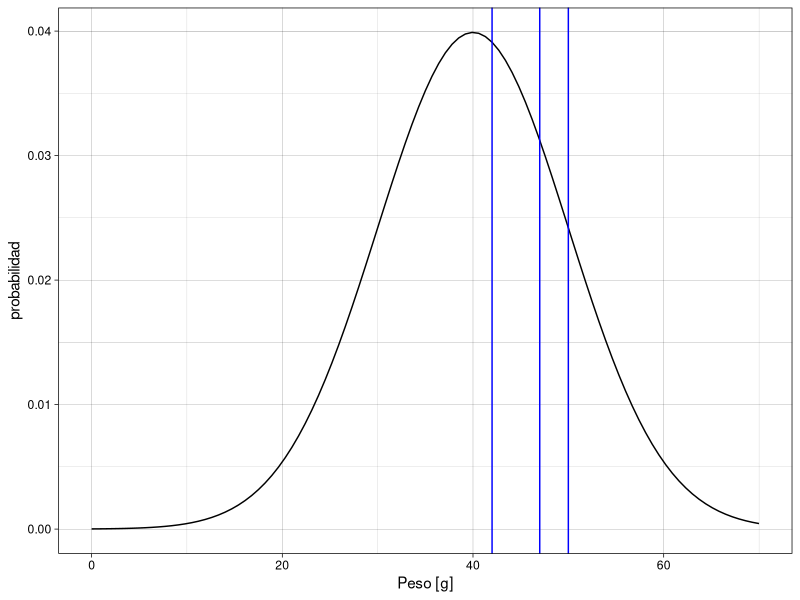
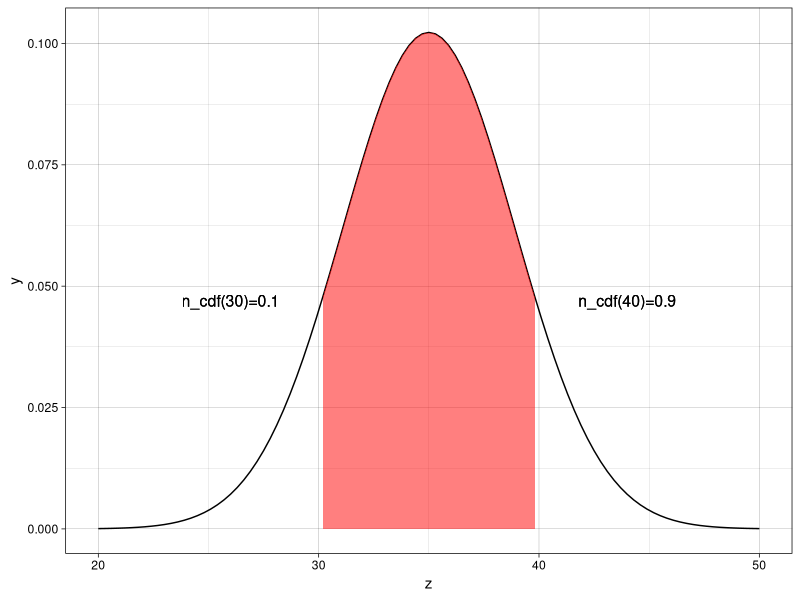
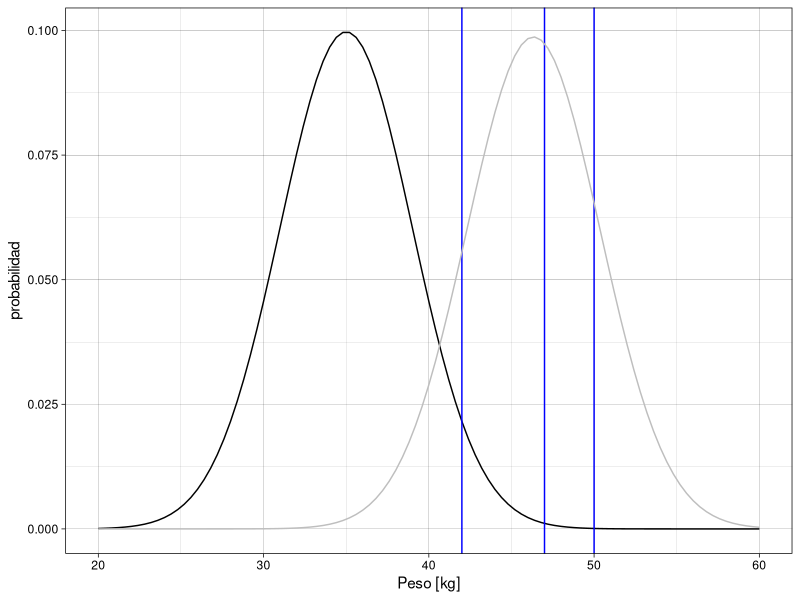
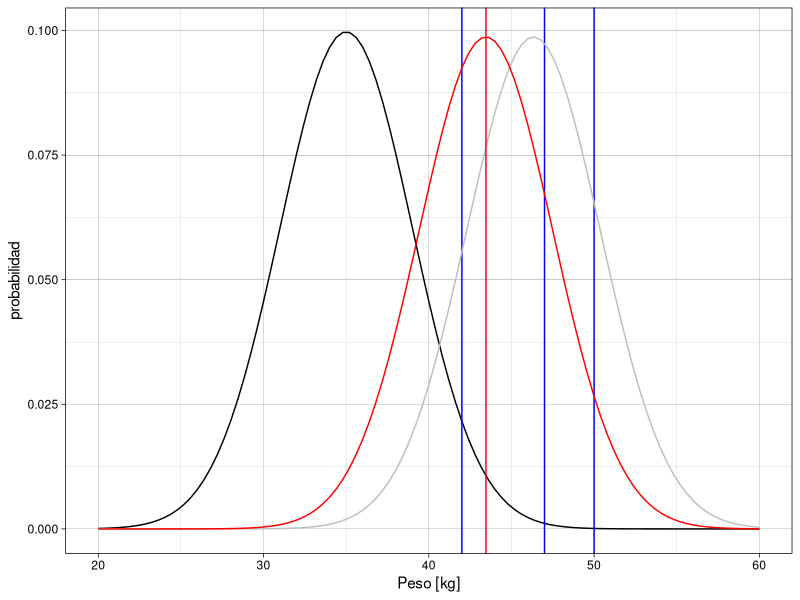
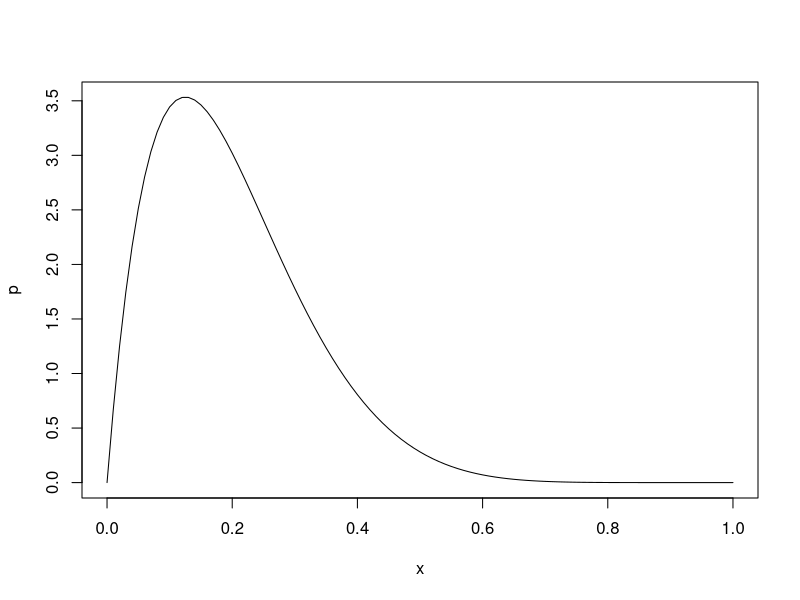
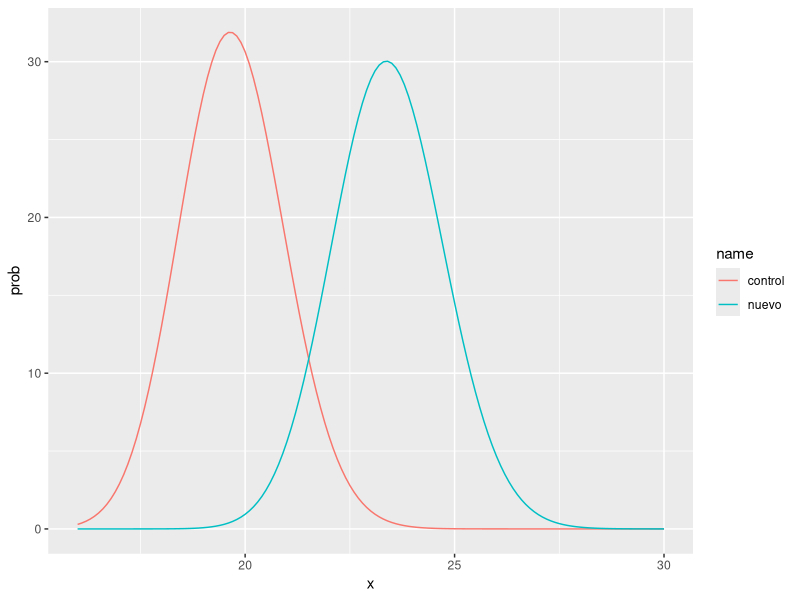
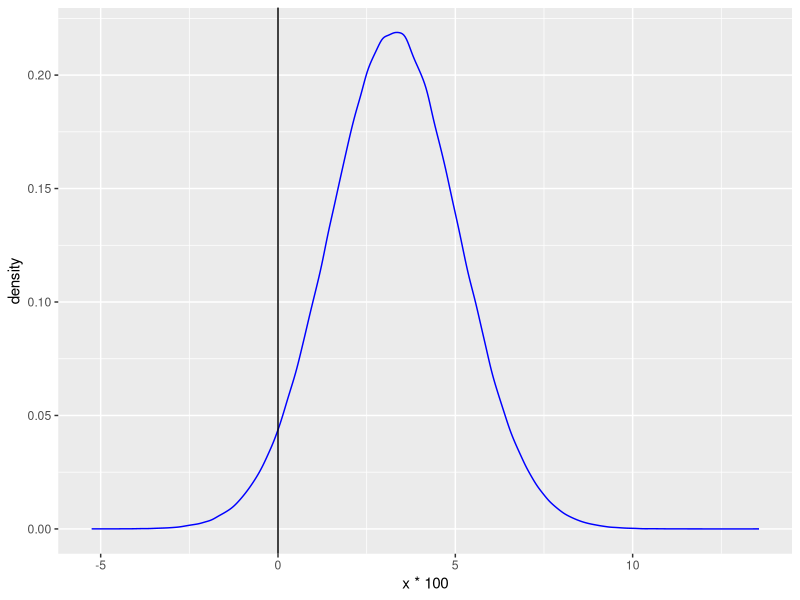

Write the R code that produced these figures, in order.
## ---- chunk 1
library(ggplot2)
weights<-c(50,42,47)

options(repr.plot.height=4,repr.plot.width=6)
xdf<-data.frame(z=c(0,70))
ggplot(xdf,aes(x=z))+stat_function(fun=dnorm,args = list(mean = 40, sd =10))+
  geom_vline(xintercept = weights[1],color="blue")+
  geom_vline(xintercept = weights[2],color="blue")+
  geom_vline(xintercept = weights[3],color="blue")+
  ylab("probabilidad")+xlab("Peso [g]")+
  theme_linedraw()
## ---- chunk 2
mnkg=40
sdkg=10
prob<-dnorm(weights[1],mean=mnkg,sd=sdkg)*
      dnorm(weights[2],mean=mnkg,sd=sdkg)*
      dnorm(weights[3],mean=mnkg,sd=sdkg)
paste0("La probabilidad es: P(X|",mnkg,",",sdkg,")=",round(prob,10))
## ---- chunk 3
mnkg=36
sdkg=10
prob<-dnorm(weights[1],mean=mnkg,sd=sdkg)*
      dnorm(weights[2],mean=mnkg,sd=sdkg)*
      dnorm(weights[3],mean=mnkg,sd=sdkg)
paste0("La probabilidad es: P(X|",mnkg,",",sdkg,")=",round(prob,10))
## ---- chunk 4
weights
## ---- chunk 5
sapply(weights,function(xi) dnorm(xi,mean=mnkg,sd=sdkg))
## ---- chunk 6
#mnkg=36
#sdkg=10

l<-function(theta){
    mnkg=theta[1]
    sdkg=theta[2]
    -prod(sapply(weights,function(xi) dnorm(xi,mean=mnkg,sd=sdkg)))
}
                
o<-optim(c(50,10), l)
                
paste("La media óptima calculada mediante MLE es:",o$par[1])
paste("La media estimada es:",mean(weights))
                 
paste("La desviación típica óptima calculada mediante MLE es:",o$par[2])
paste("La desviación típica estimada es:",sd(weights))                 
o                 
## ---- chunk 7
X<-rbinom(50,size=1,p=0.3)

l<-function(p){
    -prod(sapply(X,function(xi) p^xi*(1-p)^(1-xi)))
}
                
o<-optimize(l,c(0,1))
                
paste("La media óptima calculada mediante MLE es:",o$minimum)
paste("La media estimada es:",mean(X))
                 
o
## ---- chunk 8
calc_sd<-function(x,p,weight){    
    (qnorm(p,mean=35,sd=x)-weight)^2
}
o<-optimize(calc_sd,c(0,10),p=0.9,weight=40)
paste("La desviación típica calculada con el percentil 90 es:",o$minimum)

o<-optimize(calc_sd,c(0,10),p=0.1,weight=30)
paste("La desviación típica calculada con el percentil 10 es:",o$minimum)
## ---- chunk 9
library(ggplot2)

sd_est <- 3.901

loth<-qnorm(0.1,lower.tail = T, mean=35, sd=sd_est)
upth<-qnorm(0.1,lower.tail = F, mean=35, sd=sd_est)

paste("El margen que nos interesa está en el rango: [",
      round(loth,2),",",round(upth,2),"]")


qsd009<-function(x){    
    out<-dnorm(x, mean=35, sd=sd_est)    
    out[x<loth  | x>upth  ]<-NA
    out
}

options(repr.plot.height=4,repr.plot.width=6)
xdf<-data.frame(z=c(20,50))
ggplot(xdf,aes(x=z))+stat_function(fun=dnorm, args=list("mean"=35,"sd"=sd_est))+
  stat_function(fun=qsd009, geom="area",fill="red", alpha=0.5)+
  geom_text(x=44,y=0.047,size=4,label=paste0("n_cdf(",round(upth,2),")=0.9"))+
  geom_text(x=26,y=0.047,size=4,label=paste0("n_cdf(",round(loth,2),")=0.1"))+
  theme_linedraw()
options(repr.plot.height=7,repr.plot.width=7)
## ---- chunk 10
options(repr.plot.height=4,repr.plot.width=6)
xdf<-data.frame(z=c(20,60))
ggplot(xdf,aes(x=z))+stat_function(fun=dnorm,args = list(mean = 35, sd =4))+
  geom_vline(xintercept = weights[1],color="blue")+
  geom_vline(xintercept = weights[2],color="blue")+
  geom_vline(xintercept = weights[3],color="blue")+
  stat_function(fun=dnorm,args = list(mean = mean(weights), sd =sd(weights)),color='gray')+
  ylab("probabilidad")+xlab("Peso [kg]")+
  theme_linedraw()
## ---- chunk 11
for (w in weights){
    print(paste("La densidad de probabilidad de que pese",w,"es",dnorm(w,mean=35,sd=4)))
}
## ---- chunk 12
newl<-function(theta){
    mnkg=theta[1]    
    mnkg_apriori=35
    sdkg_apriori=4
    -prod(sapply(weights,function(xi) (dnorm(xi,mean=mnkg,sd=sd(weights)))))*
                                       dnorm(mnkg,mean=mnkg_apriori,sd=sdkg_apriori)
}                
                 
o<-optim(c(35), newl, method ="Brent",lower = 10, upper = 60,)

paste("La media óptima calculada mediante MAP es:",o$par)
paste("La media estimada es:",mean(weights))                 
## ---- chunk 13
options(repr.plot.height=4,repr.plot.width=6)
xdf<-data.frame(z=c(20,60))
ggplot(xdf,aes(x=z))+stat_function(fun=dnorm,args = list(mean = 35, sd =4))+
  geom_vline(xintercept = weights[1],color="blue")+
  geom_vline(xintercept = weights[2],color="blue")+
  geom_vline(xintercept = weights[3],color="blue")+
  stat_function(fun=dnorm,args = list(mean = mean(weights), sd =sd(weights)),color='gray')+
  stat_function(fun=dnorm,args = list(mean = o$par, sd =sd(weights)),color='red')+
  geom_vline(xintercept = o$par,color="red")+
  ylab("probabilidad")+xlab("Peso [kg]")+
  theme_linedraw()
## ---- chunk 14
max_weight<-40
prb<-pnorm(max_weight,mean = o$par, sd =sd(weights),lower.tail=FALSE)
paste("La probabilidad de que pese más de ",max_weight,'g es del ',round(prb*100),'%',sep='')
## ---- chunk 15
na_t <- 1000
na_s <- 197
nb_t <- 1000
nb_s <- 230
m <- matrix(c(na_s,na_t,nb_s,nb_t), byrow = T,nrow = 2,
            dimnames=list(c("control","nuevo"),c("exitos","intentos")))
m
## ---- chunk 16
pa_margin <- round(binom.test(na_s,na_t)$conf.int,3)
pb_margin <- round(binom.test(nb_s,nb_t)$conf.int,3)

matrix(c(pa_margin,pb_margin)*100,nrow=2,dimnames=list(c("control","nuevo"),c("5%","95%")), byrow = T)
## ---- chunk 17
chisq.test(m)
## ---- chunk 18
fisher.test(m)
## ---- chunk 19
prior_a <- 2
prior_b <- 8

x <- seq(0,1,by=0.01)
p <- dbeta(x,prior_a,prior_b)
plot(x, p,t="l")
## ---- chunk 20
#La media sería
sum(x*p)*(x[2]-x[1])
## ---- chunk 21
library(ggplot2)
x <- seq(0,0.3, by = 0.001)

p1 <- dbeta(x,prior_a+na_s,prior_b+(na_t-na_s))
p2 <- dbeta(x,prior_b+nb_s,prior_b+(nb_t-nb_s))

df<-data.frame(x=x*100,prob=c(p1,p2),name=c(rep("control",length(x)),rep("nuevo",length(x))))
ggplot(data=df,aes(x=x,y=prob,color=name))+geom_line()+xlim(16,30)
## ---- chunk 22
cr_a <- sum(x*p1)*(x[2]-x[1])
cr_b <- sum(x*p2)*(x[2]-x[1])          
matrix(c(cr_a,cr_b)*100,nrow=1,dimnames=list(c("conversión"),c("control","nuevo")))
## ---- chunk 23
pa_margin <- qbeta(c(0.025,0.0975),prior_a+na_s,prior_b+(na_t-na_s))
pb_margin <- qbeta(c(0.025,0.0975),prior_b+nb_s,prior_b+(nb_t-nb_s))

matrix(c(pa_margin,pb_margin)*100,nrow=2,dimnames=list(c("control","nuevo"),c("5%","95%")) , byrow=T)
## ---- chunk 24
N <- 1000000
r1 <- rbeta(N,prior_a+na_s,prior_b+(na_t-na_s))
r2 <- rbeta(N,prior_a+nb_s,prior_b+(nb_t-nb_s))
diff_df<-data.frame(x=(r2-r1))
ggplot(data=diff_df,aes(x*100))+geom_density(color="blue")+geom_vline(xintercept =0)
## ---- chunk 25
round(sum(diff_df$x>0)/nrow(diff_df),3)*100
## ---- chunk 26
mean(diff_df$x[diff_df$x>0])*100
## ---- chunk 27
mean(diff_df$x[diff_df$x<=0])*100
